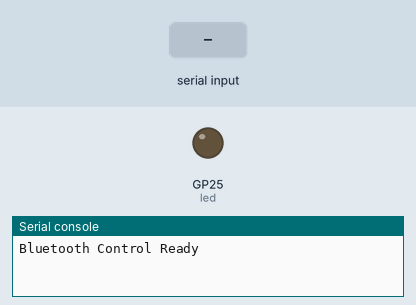
Bench run of a program on a simulated Raspberry Pi Pico running MicroPython. Parts: output pins drawn as LEDs (lit = HIGH), the last lines printed to the serial console. The inputs (shaded band) are chosen by the test bench.

Above: at 1.2 s.
1.3 s: "on\n" received over the second serial link
At 1.7 s:
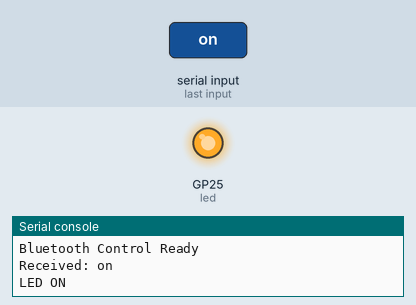
2.8 s: "off\n" received over the second serial link
At 4.1 s:
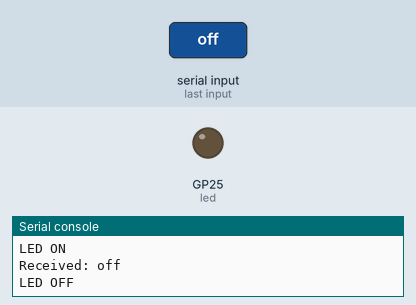
Timing chart, 0 to 5.8 s (numbered marks = the images above; inputs shaded):
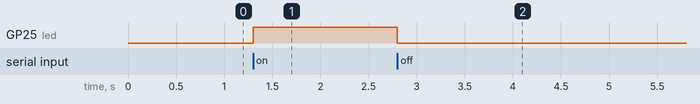

The program:

main.py
```python
from machine import Pin, UART

uart = UART(0, 9600)
led = Pin("LED", Pin.OUT)

print("Bluetooth Control Ready")

while True:
    if uart.any() > 0:
        data = uart.read().decode().strip()   # decode bytes → string
        print("Received:", data)

        if "on" in data.lower():
            led.value(1)
            print("LED ON")
            uart.write("LED ON\n")

        elif "off" in data.lower():
            led.value(0)
            print("LED OFF")
            uart.write("LED OFF\n")
```

Measured:
- after the input at 1.3 s, GP25 (led): LOW → HIGH at once
- after the input at 2.8 s, GP25 (led): HIGH → LOW at once
